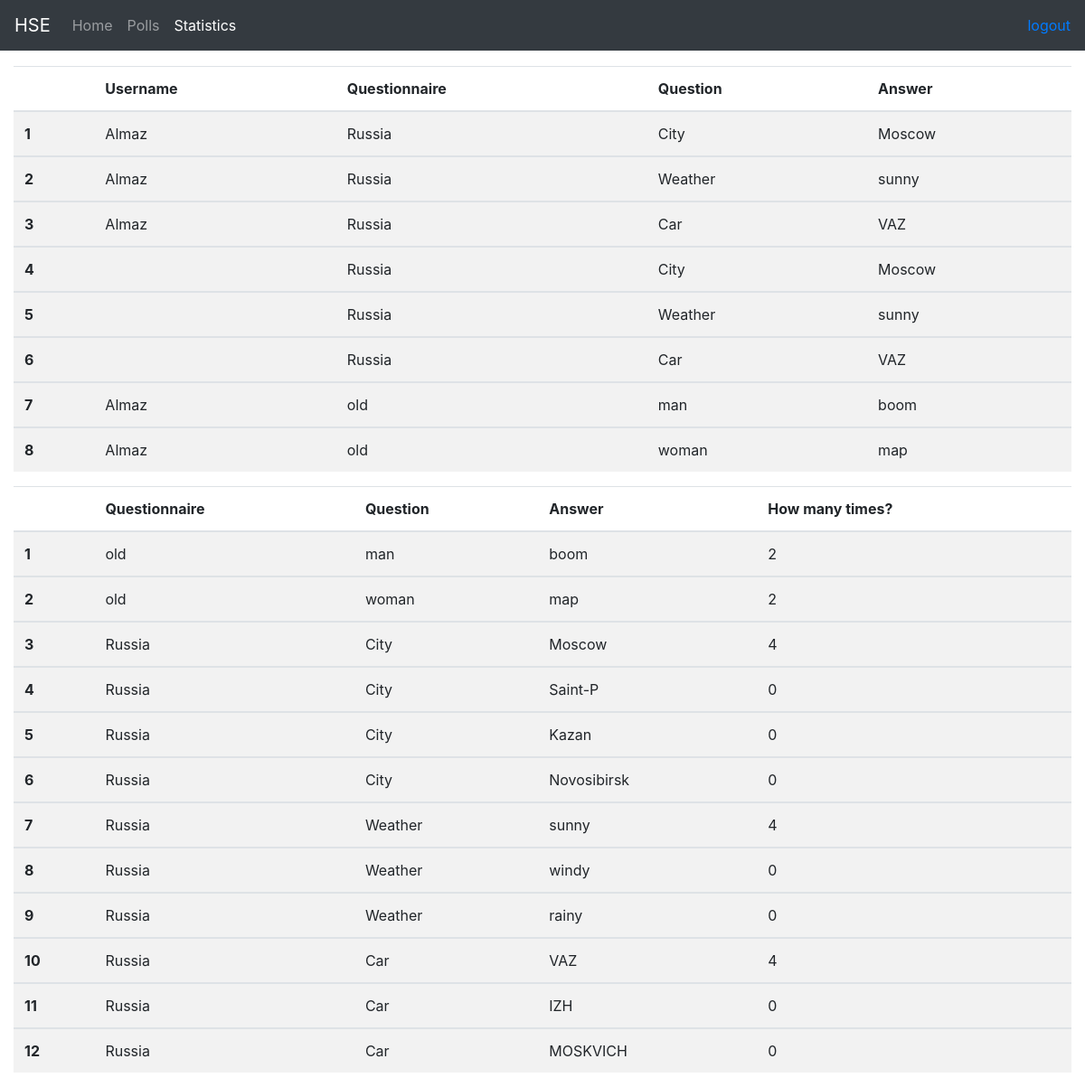
/polls/ultra (signed in), run on the app's committed database.
### polls/models.py (models this page shows, shortened)
class QuestionList(models.Model):
    question_list_text = models.CharField(max_length=200)
    pub_date = models.DateTimeField('date published')

class Question(models.Model):
    questionlist = models.ForeignKey(QuestionList, on_delete=models.CASCADE)
    question_text = models.CharField(max_length=200)
    pub_date = models.DateTimeField('date published')

class Choice(models.Model):
    question = models.ForeignKey(Question, on_delete=models.CASCADE)
    choice_text = models.CharField(max_length=200)
    votes = models.IntegerField(default=0)

### polls/views.py (the view)
# urls.py: path('ultra', views.ultra, name='ultra')
@login_required()
def ultra(request):
    all_sessions = get_all_finished_sessions()
    results = {}
    counter = 1
    cc = 1
    ch = {}
    for session in all_sessions:
        questions = Question.objects.all().filter(questionlist_id=session.questionlist_id)
        for q in questions:
            answer = ResultChoiceModel.objects.all().filter(result_id=session.id, question_id=q.id)
            results[str(session.uid) + '_' + str(session.questionlist_id) + '_' + str(q.id)] = {
                'counter': counter,
                'q_text': q.question_text,
                'qn_text': QuestionList.objects.all().filter(id=session.questionlist_id).first().question_list_text,
                'mykekochoice': Choice.objects.all().filter(pk=answer.first().choice_id).first().choice_text,
                'realmyname': User.objects.all().filter(pk=session.uid).first().first_name,
            }
            counter += 1
    for list in QuestionList.objects.all():
        for question in list.question_set.all():
            for choice in question.choice_set.all():
                ch[str(list.id) + '_' + str(question.id) + '_' + str(choice.id)] = {
                    'questionlist': list.question_list_text,
                    'question': question.question_text,
                    'choice': choice.choice_text,
                    'votes': choice.votes,
                    'cc': cc
                }
                cc += 1
    return render(request, "polls/ultra.html", {'results': results, 'ch': ch})

### polls/views.py (called while the page is built)
def get_all_finished_sessions():
    return ResultsModel.objects.all().filter(date_end__isnull=False)

### polls/templates/polls/ultra.html
{% extends  'base.html' %}
{% block main %}
<div class="container-fluid">
    <table class="table table-striped">
        <thead>
        <tr>
            <th scope="col"></th>
            <th scope="col">Username</th>
            <th scope="col">Questionnaire</th>
            <th scope="col">Question</th>
            <th scope="col">Answer</th>
        </tr>
        </thead>
        {% for k, v in results.items %}
        <tbody>
        <tr>
            <th scope="row">{{v.counter}}</th>
            <td>{{v.realmyname}}</td>
            <td>{{v.qn_text}}</td>
            <td>{{v.q_text}}</td>
            <td>{{v.mykekochoice}}</td>
        </tr>
        </tbody>
        {% endfor %}
    </table>
</div>
<div class="container-fluid">
    <table class="table table-striped">
        <thead>
        <tr>
            <th scope="col"></th>
            <th scope="col">Questionnaire</th>
            <th scope="col">Question</th>
            <th scope="col">Answer</th>
            <th scope="col">How many times?</th>
        </tr>
        </thead>
        {% for k, v in ch.items %}
        <tbody>
        <tr>
            <th scope="row">{{v.cc}}</th>
            <td>{{v.questionlist}}</td>
            <td>{{v.question}}</td>
            <td>{{v.choice}}</td>
            <td>{{v.votes}}</td>
        </tr>
        </tbody>
        {% endfor %}
    </table>
</div>
{% endblock %}

### templates/base.html (shortened to what this page needs)
<!doctype  html>
<html lang="en">
<head>
    <link rel="stylesheet" href="https://maxcdn.bootstrapcdn.com/bootstrap/4.0.0/css/bootstrap.min.css"
>
</head>
<body style="padding-top:73px">
{% if user.is_authenticated %}
<nav class="navbar navbar-expand-md navbar-dark bg-dark fixed-top">
    <a class="navbar-brand" href="https://hse.ru">HSE</a>
    <div class="collapse navbar-collapse" id="navbarCollapse">
        <ul class="navbar-nav mr-auto">
            <li class="nav-item {% if '/' == request.path %}active{% endif %}">
                <a class="nav-link" href="/">Home <span class="sr-only">(current)</span></a>
            </li>
            <li class="nav-item {% if '/polls/' in request.path and '/ultra' not in request.path %}active{% endif %}">
                <a class="nav-link" href="/polls">Polls</a>
            </li>
            <li class="nav-item {% if '/polls/ultra' in request.path %}active{% endif %}">
                <a class="nav-link" href="/polls/ultra">Statistics</a>
            </li>
        </ul>
        <form class="form-inline mt-2 mt-md-0">
            <label>&nbsp;&nbsp;&nbsp;</label>
            <a href="/user/logout">logout</a>
        </form>
    </div>
</nav>
{% endif %}
{% block main %}
{% endblock %}
</body>
</html>

### data on the page
QuestionList: qn_text "Russia" "Russia" "Russia" "Russia" "Russia" "Russia", questionlist "Russia" "Russia" "Russia" "Russia" "Russia" "Russia" "Russia" "Russia" "Russia" "Russia"
Question: q_text "City" "City", question "City" "City" "City" "City"
Choice: mykekochoice "Moscow" "Moscow", choice "Moscow"
Question: q_text "Weather" "Weather", question "Weather" "Weather" "Weather"
Choice: mykekochoice "sunny" "sunny", choice "sunny"
Question: q_text "Car" "Car", question "Car" "Car" "Car"
Choice: mykekochoice "VAZ" "VAZ", choice "VAZ"
QuestionList: qn_text "old" "old", questionlist "old" "old"
Question: q_text "man", question "man"
Choice: mykekochoice "boom", choice "boom"
Question: q_text "woman", question "woman"
Choice: mykekochoice "map", choice "map"
Choice: choice "Saint-P"
Choice: choice "Kazan"
Choice: choice "Novosibirsk"
Choice: choice "windy"
Choice: choice "rainy"
Choice: choice "IZH"
Choice: choice "MOSKVICH"

### other printed values
{{ v.counter }} "1" "2" "3" "4" "5" "6" "7" "8"
{{ v.realmyname }} "Almaz" "Almaz" "Almaz" "Almaz" "Almaz"
{{ v.cc }} "1" "2" "3" "4" "5" "6" "7" "8" "9" "10" "11" "12"
{{ v.votes }} "2" "2" "4" "0" "0" "0" "4" "0" "0" "4" "0" "0"
